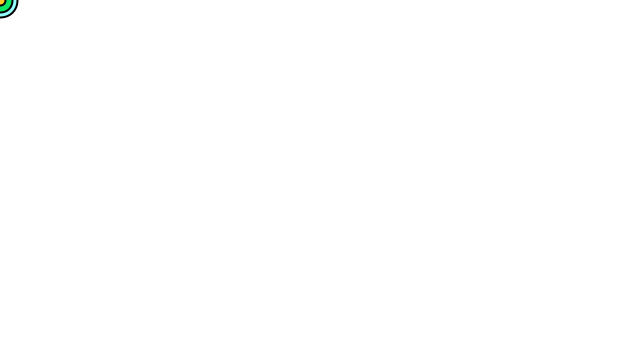
Frame 1 (no input)
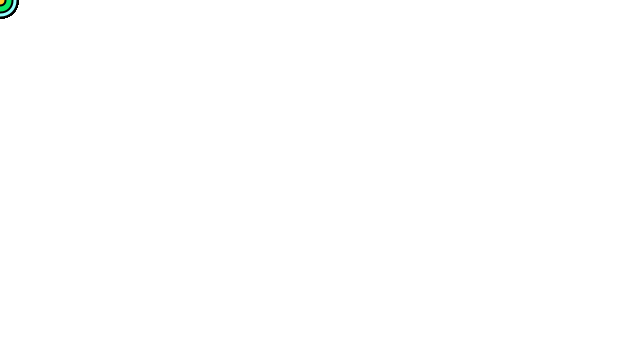
Frame 60 (the mouse pressed at the canvas centre just before this capture)
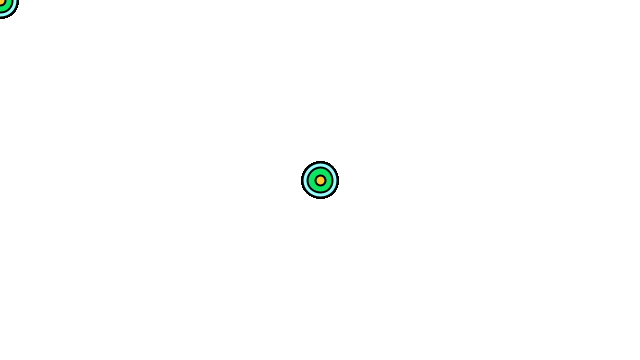
Frame 120 (the mouse held since frame 60 and released just before this capture)

The Processing sketch that drew these frames (run headless with seeded random() and noise(); from frame 60 on, the mouse is pressed at the canvas centre):

// Processing sketch: processing_171745
// ── processing_171745.pde


void setup() {
  size(640,360);
  background(255);
  strokeWeight(2);
  smooth(); 
}
void subject(){
  int borderDistanceX = max(mouseX,width-mouseX)*255/width*2-255;
  int borderDistanceY = max(mouseY,height-mouseY)*255/height*2-255;
  int c255 = max(borderDistanceX,borderDistanceY);
 
}

void draw(){
  subject();  
    fill(150,255,255);
     ellipse(mouseX,mouseY,35,35);
  subject();
    fill(10,230,100);
     ellipse(mouseX,mouseY,25,25);
  subject();
    fill(255,200,45);
     ellipse(mouseX,mouseY,10,10);}
